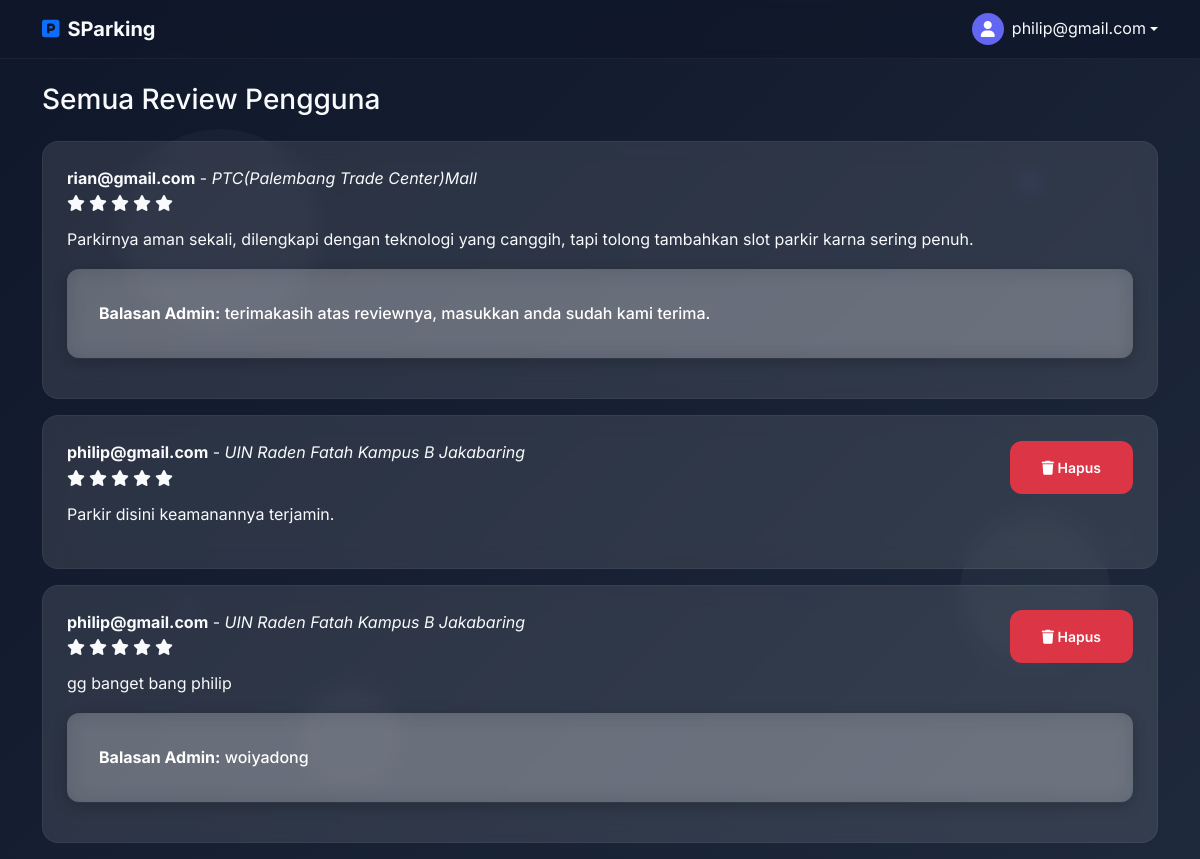
/reviews (signed in), run on the app's committed database.
### tables this page shows
CREATE TABLE user_reviews (
            id INTEGER PRIMARY KEY AUTOINCREMENT,
            user_email TEXT NOT NULL,
            lokasi TEXT NOT NULL,
            rating INTEGER NOT NULL CHECK(rating >= 1 AND rating <= 5),
            review_text TEXT,
            created_at TIMESTAMP DEFAULT CURRENT_TIMESTAMP, admin_reply TEXT,
            FOREIGN KEY(user_email) REFERENCES users(email)
        );

### app.py (the view)
@app.route('/reviews')
def all_reviews():
    if 'user' not in session:
        return redirect(url_for('home'))
    conn = sqlite3.connect('sparking.db')
    c = conn.cursor()
    c.execute('''
        SELECT id, user_email, lokasi, rating, review_text, created_at, admin_reply
        FROM user_reviews
        ORDER BY created_at DESC
    ''')
    reviews = c.fetchall()
    conn.close()
    return render_template('all_reviews.html', reviews=reviews, current_user=session['user'])

### templates/all_reviews.html (shortened to what this page needs)
<!DOCTYPE html>
<html lang="id">
<head>
    <link href="https://cdn.jsdelivr.net/npm/bootstrap@5.3.0/dist/css/bootstrap.min.css" rel="stylesheet">
    <link rel="stylesheet" href="{{ url_for('static', filename='css/style.css') }}">
    <link rel="stylesheet" href="https://cdnjs.cloudflare.com/ajax/libs/font-awesome/6.0.0/css/all.min.css">
</head>
<body>
    <nav class="navbar navbar-expand-lg navbar-dark">
        <div class="container">
            <a class="navbar-brand d-flex align-items-center" href="/dashboard">
                <i class="fas fa-parking text-primary me-2"></i>
                <span class="fw-bold">SParking</span>
            </a>
            <div class="ms-auto">
                <div class="nav-item dropdown">
                    <a class="nav-link dropdown-toggle d-flex align-items-center" href="#" role="button" data-bs-toggle="dropdown">
                        <div class="avatar-circle me-2">
                            <i class="fas fa-user"></i>
                        </div>
                        {{ current_user }}
                    </a>
                </div>
            </div>
        </div>
    </nav>
    <div class="animated-bg">
        <div class="floating-circle" style="--delay: 0s; --size: 200px; --top: 15%; --left: 10%;"></div>
        <div class="floating-circle" style="--delay: 2s; --size: 150px; --top: 60%; --left: 80%;"></div>
        <div class="floating-circle" style="--delay: 4s; --size: 100px; --top: 80%; --left: 25%;"></div>
        <div class="floating-star" style="--delay: 1s; --size: 20px; --top: 20%; --left: 85%;"></div>
        <div class="floating-star" style="--delay: 3s; --size: 15px; --top: 70%; --left: 15%;"></div>
    </div>
    <div class="container mt-4">
        <h3 class="mb-4">Semua Review Pengguna</h3>
        {% if reviews %}
        <div class="list-group">
            {% for review in reviews %}
            <div class="glass-card p-4 mb-3">
                <div class="d-flex justify-content-between align-items-center">
                    <div>
                        <strong>{{ review[1] }}</strong> - <em>{{ review[2] }}</em>
                        <div>
                            <div class="star-rating">
                                {% for i in range(1, 6) %}
                                    <i class="fa fa-star {% if i <= review[3] %}active{% endif %}"></i>
                                {% endfor %}
                            </div>
                        </div>
                    </div>
                    {% if review[1] == current_user %}
                    <button class="btn btn-sm btn-danger btn-delete-review" data-review-id="{{ review[0] }}">
                        <i class="fas fa-trash"></i> Hapus
                    </button>
                    {% endif %}
                </div>
                <p class="mt-2">{{ review[4] }}</p>
                {% if review[6] %}
                <div class="alert glass-card" style="background-color: rgba(255, 255, 255, 0.2); color: #fff;">
                    <strong>Balasan Admin:</strong> {{ review[6] }}
                </div>
                {% endif %}
            </div>
            {% endfor %}
        </div>
        {% else %}
        <p>Tidak ada review yang tersedia.</p>
        {% endif %}
    </div>
</body>
</html>

### static/css/style.css (style rules this page uses)
:root { --color-primary: #6366f1; --color-primary-dark: #4f46e5; --color-secondary: #8b5cf6; --color-background: #0f172a; --color-text: #f8fafc; --color-text-muted: #94a3b8; --color-card-bg: rgba(255, 255, 255, 0.05); --color-card-border: rgba(255, 255, 255, 0.1); --color-glass: rgba(255, 255, 255, 0.1); --color-glass-border: rgba(255, 255, 255, 0.05); --gradient-primary: linear-gradient(135deg, var(--color-primary), var(--color-secondary)); --gradient-background: linear-gradient(135deg, #0f172a 0%, #1e293b 100%); --shadow-sm: 0 2px 4px rgba(0, 0, 0, 0.1); --shadow-lg: 0 10px 30px -10px rgba(0, 0, 0, 0.3); --font-sans: 'Inter', system-ui, -apple-system, sans-serif; }
html { scroll-behavior: smooth; }
body { font-family: var(--font-sans); background: var(--gradient-background); color: var(--color-text); margin: 0; min-height: 100vh; line-height: 1.6; }
.animated-bg { position: absolute; top: 0; left: 0; right: 0; bottom: 0; z-index: -1; overflow: hidden; }
.floating-circle { position: absolute; border-radius: 50%; background: var(--color-glass); animation: float 20s infinite; opacity: 0.3; width: var(--size); height: var(--size); top: var(--top); left: var(--left); animation-delay: var(--delay); }
.floating-star { position: absolute; width: var(--size); height: var(--size); background: var(--color-primary); clip-path: polygon(50% 0%, 61% 35%, 98% 35%, 68% 57%, 79% 91%, 50% 70%, 21% 91%, 32% 57%, 2% 35%, 39% 35%); animation: twinkle 4s infinite; opacity: 0.3; top: var(--top); left: var(--left); animation-delay: var(--delay); }
.glass-card { background: var(--color-glass); backdrop-filter: blur(10px); border: 1px solid var(--color-glass-border); border-radius: 1rem; padding: 2rem; transition: transform 0.3s ease, box-shadow 0.3s ease; }
.btn { padding: 1rem 2rem; border-radius: 0.75rem; font-weight: 600; transition: all 0.3s ease; border: none; position: relative; overflow: hidden; }
.navbar { background: rgba(15, 23, 42, 0.8); backdrop-filter: blur(10px); border-bottom: 1px solid var(--color-glass-border); }
.navbar-brand { color: var(--color-text) !important; font-weight: 700; }
.nav-link { color: var(--color-text) !important; }
.dropdown-toggle { color: var(--color-text) !important; }
.nav-item.dropdown { position: relative; }
.glass-card { z-index: 1 !important; position: relative; }
.container { z-index: 1 !important; position: relative; }
.alert { border: none !important; border-radius: 0.75rem !important; backdrop-filter: blur(10px); font-weight: 500; box-shadow: 0 4px 15px rgba(0, 0, 0, 0.2); }
.avatar-circle { width: 32px; height: 32px; border-radius: 50%; background: var(--color-primary); display: flex; align-items: center; justify-content: center; color: white; }
.star-rating { display: inline-flex; gap: 0.25rem; margin-bottom: 0.5rem; }

### data on the page
user_reviews: user_email "rian@gmail.com", lokasi "PTC(Palembang Trade Center)Mall", review_text "Parkirnya aman sekali, dilengkapi dengan teknologi yang canggih, tapi tolong tambahkan slot parkir karna sering penuh.", admin_reply "terimakasih atas reviewnya, masukkan anda sudah kami terima."
user_reviews: user_email "philip@gmail.com", lokasi "UIN Raden Fatah Kampus B Jakabaring", review_text "Parkir disini keamanannya terjamin."
user_reviews: user_email "philip@gmail.com", lokasi "UIN Raden Fatah Kampus B Jakabaring", review_text "gg banget bang philip", admin_reply "woiyadong"

### other printed values
{{ current_user }} "philip@gmail.com"
